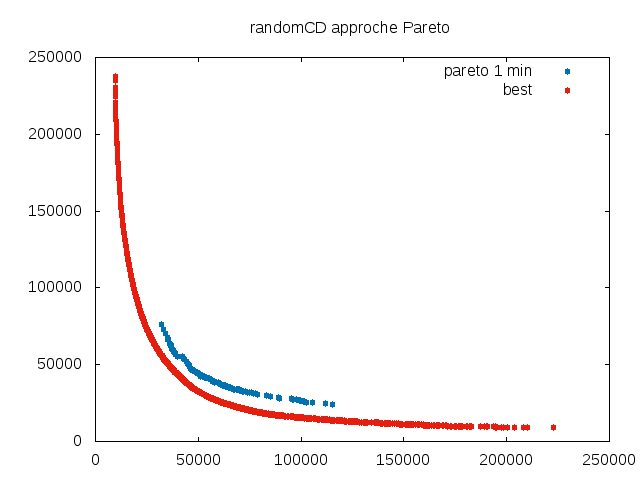

Reproduce this figure in gnuplot.
set terminal png
set output "cd_pareto_1.png"
set title "randomCD approche Pareto"
plot "randomCD_OnLineFiltered_time=1_nb=500.tsp" using 1:2 title "pareto 1 min" pointtype 7 linecolor 6, "../../data/best.randomCD100.tsp" using 1:2 title "best" pointtype 7 linecolor 7
